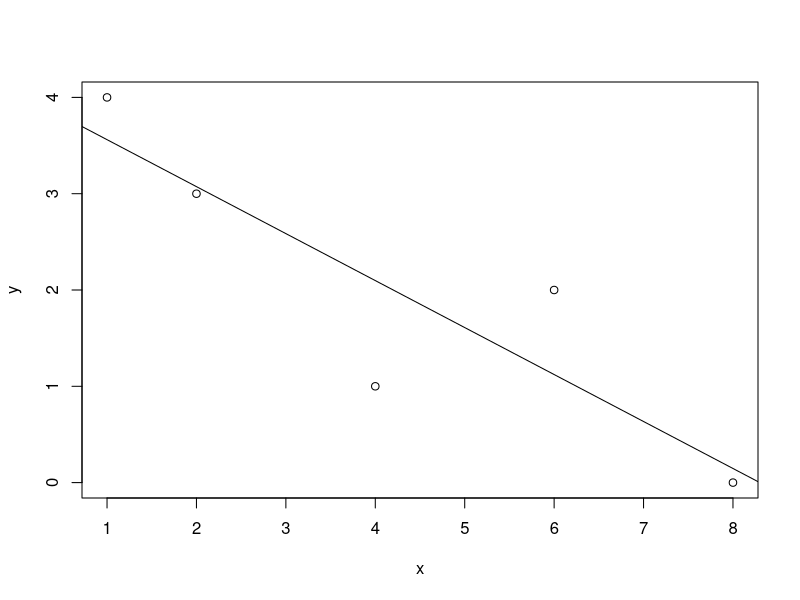

The R script that drew this image:
# Write your model
# Simple linear regression
# Check list
# Sxx,Syy,Sxy(Checked)(Mahmoud and Zyad).
# Beta 1,Beta0(Checked)(Mahmoud and Zyad).
# SSR,SSE(Bisho and Hamdi).
# Anova table(ziad and ali).
# Confidence interval for estimator at given significant level(gaber and safy).
# Calculation of C.l. for mean response and new observation(Gowely and Ashraf).
# Scatter plot contain fitted line(Checked)(Mahmoud).
#----------------------Mahmoud Essam and Zyad Ashraf--------------------------#
Data <- data.frame(
  x = c(1,2,4,6,8),
  y = c(4,3,1,2,0)
)
# Getting needed data
x <- Data$x
y <- Data$y
# Calculating Sxx and Sxy and Syy
Sxx <- sum(x^2) -length(x)*(mean(x)^2) 
Syy <- sum(y^2) -length(y)*(mean(y)^2)
Sxy <- sum(x*y) -length(x)*mean(x)*mean(y)
# Calculating intercept(Beta Node) and Slope(Beta 1)
Beta_1 <- Sxy / Sxx
Beta_0 <- mean(y) - Beta_1*mean(x)
# Plotting data 
plot(x,y)
abline(a=Beta_0,b=Beta_1)
